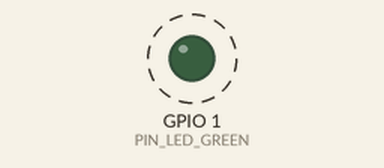
Simulated run of this sketch. Board: ESP32. On the bench: output pins drawn as LEDs (lit = HIGH). Dashed ring = blinking. Nothing arrives over Bluetooth unless stated; a phone connects over Bluetooth LE 3 s after start; what the sketch prints to the serial monitor is not drawn.

Above: at 0.5 s.
Timing chart, 0 to 3.0 s (numbered marks = the images above):
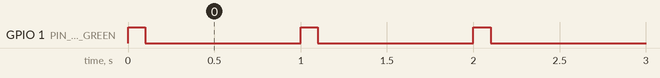

The sketch:

test_ble.ino
```cpp
/**
 * TEST 2: BLUETOOTH — flash this alone.
 *
 * Advertises and does nothing else: no motors, no sensors, no layout. It
 * separates "the radio works" from "the robot works", which the app-driven
 * test panels cannot do — on those, a dead subsystem and a failed connection
 * look identical to a child.
 *
 * PASS: a scanner (or the app's Connect dialog) shows "diy_app_b3_bletest",
 *       and the green LED goes solid while a phone is connected.
 * FAIL: never appears        -> radio or firmware fault, stop here; nothing
 *                               app-driven downstream can be trusted
 *       appears, won't connect -> pairing/cache on the phone, try forgetting
 *                               the device
 */
#include <NimBLEDevice.h>

#define PIN_LED_GREEN 1
#define DEVICE_NAME   "diy_app_b3_bletest"

static volatile bool s_connected = false;

class Cb : public NimBLEServerCallbacks {
  void onConnect(NimBLEServer*, NimBLEConnInfo& info) override {
    s_connected = true;
    Serial.printf("connected: %s\n", info.getAddress().toString().c_str());
  }
  void onDisconnect(NimBLEServer*, NimBLEConnInfo&, int reason) override {
    s_connected = false;
    Serial.printf("disconnected (0x%02x) - re-advertising\n", reason);
    NimBLEDevice::startAdvertising();
  }
};

void setup() {
  Serial.begin(115200);
  pinMode(PIN_LED_GREEN, OUTPUT);
  Serial.println("\n[TEST] BLE - advertising as " DEVICE_NAME);

  NimBLEDevice::init(DEVICE_NAME);
  NimBLEServer* server = NimBLEDevice::createServer();
  server->setCallbacks(new Cb());
  // Same UART service the real firmware uses, so a scanner shows the same
  // shape of device and this is a fair test of the actual configuration.
  NimBLEService* svc = server->createService("6e400001-b5a3-f393-e0a9-e50e24dcca9e");
  svc->createCharacteristic("6e400002-b5a3-f393-e0a9-e50e24dcca9e", NIMBLE_PROPERTY::NOTIFY);
  svc->createCharacteristic("6e400003-b5a3-f393-e0a9-e50e24dcca9e", NIMBLE_PROPERTY::WRITE);
  svc->start();

  NimBLEAdvertising* adv = NimBLEDevice::getAdvertising();
  adv->addServiceUUID(svc->getUUID());
  adv->setName(DEVICE_NAME);
  NimBLEDevice::startAdvertising();
}

void loop() {
  // Solid while connected, slow blink while only advertising — readable from
  // across a classroom without a serial monitor.
  if (s_connected) { digitalWrite(PIN_LED_GREEN, HIGH); delay(200); }
  else { digitalWrite(PIN_LED_GREEN, HIGH); delay(100);
         digitalWrite(PIN_LED_GREEN, LOW);  delay(900); }
}
```

Measured:
- by itself, GPIO 1 (PIN_LED_GREEN): alternates HIGH for 0.10 s and LOW for 0.90 s, 7 changes in all, then stays HIGH
